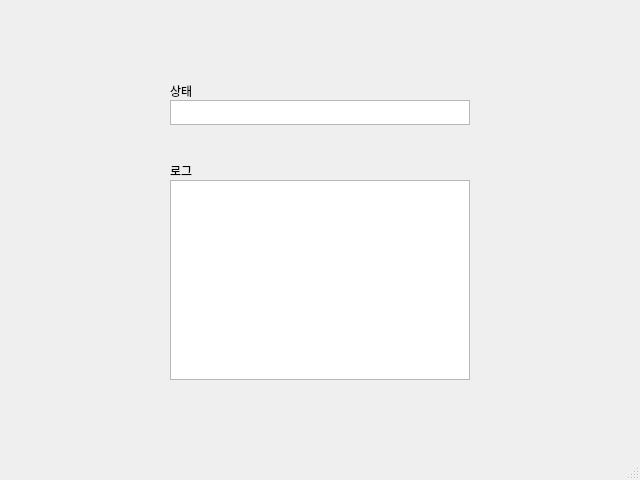
<?xml version="1.0" encoding="UTF-8"?>
<ui version="4.0">
 <class>MainWindow</class>
 <widget class="QMainWindow" name="MainWindow">
  <property name="geometry">
   <rect>
    <x>0</x>
    <y>0</y>
    <width>640</width>
    <height>480</height>
   </rect>
  </property>
  <property name="windowTitle">
   <string>MainWindow</string>
  </property>
  <widget class="QWidget" name="centralwidget">
   <widget class="QTextBrowser" name="log_window">
    <property name="geometry">
     <rect>
      <x>170</x>
      <y>180</y>
      <width>300</width>
      <height>200</height>
     </rect>
    </property>
   </widget>
   <widget class="QTextBrowser" name="status_window">
    <property name="geometry">
     <rect>
      <x>170</x>
      <y>100</y>
      <width>300</width>
      <height>25</height>
     </rect>
    </property>
   </widget>
   <widget class="QLabel" name="label">
    <property name="geometry">
     <rect>
      <x>170</x>
      <y>85</y>
      <width>56</width>
      <height>12</height>
     </rect>
    </property>
    <property name="text">
     <string>상태</string>
    </property>
   </widget>
   <widget class="QLabel" name="label_2">
    <property name="geometry">
     <rect>
      <x>170</x>
      <y>165</y>
      <width>56</width>
      <height>12</height>
     </rect>
    </property>
    <property name="text">
     <string>로그</string>
    </property>
   </widget>
  </widget>
  <widget class="QStatusBar" name="statusbar"/>
 </widget>
 <resources/>
 <connections/>
</ui>
